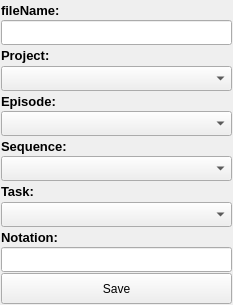
<?xml version="1.0" encoding="UTF-8"?>
<ui version="4.0">
 <class>Form</class>
 <widget class="QWidget" name="Form">
  <property name="geometry">
   <rect>
    <x>0</x>
    <y>0</y>
    <width>233</width>
    <height>305</height>
   </rect>
  </property>
  <property name="minimumSize">
   <size>
    <width>233</width>
    <height>305</height>
   </size>
  </property>
  <property name="maximumSize">
   <size>
    <width>233</width>
    <height>305</height>
   </size>
  </property>
  <property name="windowTitle">
   <string>dsSceneSave</string>
  </property>
  <layout class="QVBoxLayout" name="verticalLayout">
   <property name="spacing">
    <number>1</number>
   </property>
   <property name="margin">
    <number>1</number>
   </property>
   <item>
    <widget class="QLabel" name="fn_L">
     <property name="maximumSize">
      <size>
       <width>201</width>
       <height>25</height>
      </size>
     </property>
     <property name="font">
      <font>
       <pointsize>10</pointsize>
       <weight>75</weight>
       <bold>true</bold>
      </font>
     </property>
     <property name="text">
      <string>fileName:</string>
     </property>
    </widget>
   </item>
   <item>
    <widget class="QLineEdit" name="fn_LE">
     <property name="minimumSize">
      <size>
       <width>231</width>
       <height>25</height>
      </size>
     </property>
     <property name="maximumSize">
      <size>
       <width>231</width>
       <height>25</height>
      </size>
     </property>
    </widget>
   </item>
   <item>
    <widget class="QLabel" name="project_L">
     <property name="maximumSize">
      <size>
       <width>201</width>
       <height>25</height>
      </size>
     </property>
     <property name="font">
      <font>
       <pointsize>10</pointsize>
       <weight>75</weight>
       <bold>true</bold>
      </font>
     </property>
     <property name="text">
      <string>Project:</string>
     </property>
    </widget>
   </item>
   <item>
    <widget class="QComboBox" name="projects_CB">
     <property name="minimumSize">
      <size>
       <width>231</width>
       <height>25</height>
      </size>
     </property>
     <property name="maximumSize">
      <size>
       <width>231</width>
       <height>25</height>
      </size>
     </property>
    </widget>
   </item>
   <item>
    <widget class="QLabel" name="episode_L">
     <property name="maximumSize">
      <size>
       <width>201</width>
       <height>26</height>
      </size>
     </property>
     <property name="font">
      <font>
       <pointsize>10</pointsize>
       <weight>75</weight>
       <bold>true</bold>
      </font>
     </property>
     <property name="text">
      <string>Episode:</string>
     </property>
    </widget>
   </item>
   <item>
    <widget class="QComboBox" name="episodes_CB">
     <property name="minimumSize">
      <size>
       <width>231</width>
       <height>25</height>
      </size>
     </property>
     <property name="maximumSize">
      <size>
       <width>231</width>
       <height>25</height>
      </size>
     </property>
    </widget>
   </item>
   <item>
    <widget class="QLabel" name="seq_L">
     <property name="maximumSize">
      <size>
       <width>201</width>
       <height>25</height>
      </size>
     </property>
     <property name="font">
      <font>
       <pointsize>10</pointsize>
       <weight>75</weight>
       <bold>true</bold>
      </font>
     </property>
     <property name="text">
      <string>Sequence:</string>
     </property>
    </widget>
   </item>
   <item>
    <widget class="QComboBox" name="sequence_CB">
     <property name="minimumSize">
      <size>
       <width>231</width>
       <height>25</height>
      </size>
     </property>
     <property name="maximumSize">
      <size>
       <width>231</width>
       <height>25</height>
      </size>
     </property>
    </widget>
   </item>
   <item>
    <widget class="QLabel" name="task_L">
     <property name="font">
      <font>
       <pointsize>10</pointsize>
       <weight>75</weight>
       <bold>true</bold>
      </font>
     </property>
     <property name="text">
      <string>Task:</string>
     </property>
    </widget>
   </item>
   <item>
    <widget class="QComboBox" name="task_CB">
     <property name="minimumSize">
      <size>
       <width>231</width>
       <height>25</height>
      </size>
     </property>
     <property name="maximumSize">
      <size>
       <width>231</width>
       <height>25</height>
      </size>
     </property>
    </widget>
   </item>
   <item>
    <widget class="QLabel" name="episode_L_2">
     <property name="maximumSize">
      <size>
       <width>201</width>
       <height>26</height>
      </size>
     </property>
     <property name="font">
      <font>
       <pointsize>10</pointsize>
       <weight>75</weight>
       <bold>true</bold>
      </font>
     </property>
     <property name="text">
      <string>Notation:</string>
     </property>
    </widget>
   </item>
   <item>
    <widget class="QLineEdit" name="nn_LE">
     <property name="minimumSize">
      <size>
       <width>231</width>
       <height>25</height>
      </size>
     </property>
     <property name="maximumSize">
      <size>
       <width>231</width>
       <height>25</height>
      </size>
     </property>
    </widget>
   </item>
   <item>
    <widget class="QPushButton" name="save_B">
     <property name="minimumSize">
      <size>
       <width>231</width>
       <height>31</height>
      </size>
     </property>
     <property name="maximumSize">
      <size>
       <width>231</width>
       <height>31</height>
      </size>
     </property>
     <property name="text">
      <string>Save</string>
     </property>
    </widget>
   </item>
  </layout>
 </widget>
 <resources/>
 <connections/>
</ui>
